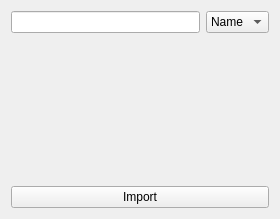
<?xml version="1.0" encoding="UTF-8"?>
<ui version="4.0">
 <class>MediaLibrary</class>
 <widget class="QWidget" name="MediaLibrary">
  <property name="geometry">
   <rect>
    <x>0</x>
    <y>0</y>
    <width>280</width>
    <height>219</height>
   </rect>
  </property>
  <property name="minimumSize">
   <size>
    <width>280</width>
    <height>0</height>
   </size>
  </property>
  <property name="acceptDrops">
   <bool>true</bool>
  </property>
  <property name="windowTitle">
   <string>Form</string>
  </property>
  <layout class="QVBoxLayout" name="verticalLayout">
   <item>
    <layout class="QGridLayout" name="gridLayout">
     <item row="0" column="0">
      <widget class="SearchLineEdit" name="filterInput"/>
     </item>
     <item row="0" column="1">
      <widget class="QComboBox" name="filterType">
       <property name="sizePolicy">
        <sizepolicy hsizetype="Preferred" vsizetype="Preferred">
         <horstretch>0</horstretch>
         <verstretch>0</verstretch>
        </sizepolicy>
       </property>
       <item>
        <property name="text">
         <string>Name</string>
        </property>
       </item>
       <item>
        <property name="text">
         <string>Tags</string>
        </property>
       </item>
      </widget>
     </item>
    </layout>
   </item>
   <item>
    <widget class="QWidget" name="mediaListContainer" native="true"/>
   </item>
   <item>
    <widget class="QPushButton" name="importButton">
     <property name="text">
      <string>Import</string>
     </property>
    </widget>
   </item>
  </layout>
 </widget>
 <customwidgets>
  <customwidget>
   <class>SearchLineEdit</class>
   <extends>QLineEdit</extends>
   <header>SearchLineEdit.h</header>
  </customwidget>
 </customwidgets>
 <resources/>
 <connections/>
</ui>
